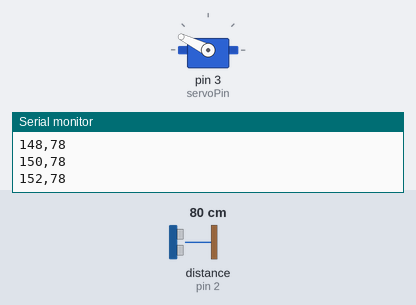
Simulated run of this sketch. Board: Arduino Uno, built with avr-gcc and run on an emulated ATmega328P. On the bench: servo, the last lines printed to the serial monitor. Wiring (inferred from the names in the program): ultrasonic range finder: trigger pin 5; echo pin 2. Inputs (shaded band) come from the test bench; at power-on: distance to the obstacle (sensor on pin 2) 80 cm. The echo pulse lasts 58.3 µs per cm.

Above: at 1.2 s.
1.3 s: distance to the obstacle (sensor on pin 2) set to 299 cm
At 1.49 s:
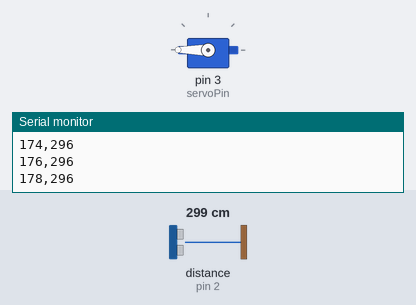
4.3 s: distance to the obstacle (sensor on pin 2) set to 18 cm
At 5.0 s:
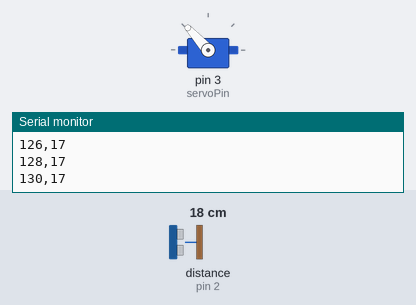
7.3 s: distance to the obstacle (sensor on pin 2) set to 2 cm
At 7.9 s:
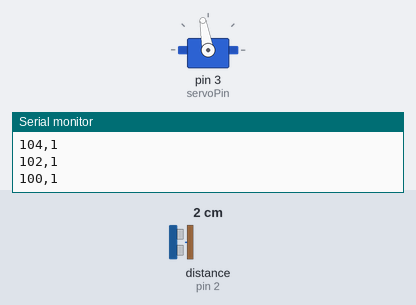
10.3 s: distance to the obstacle (sensor on pin 2) set to 4 cm
Timing chart, 0 to 14.3 s (numbered marks = the images above; inputs shaded):
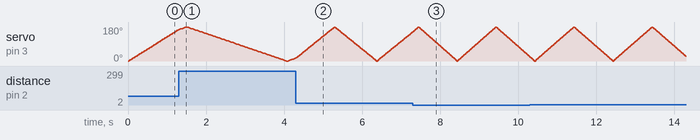

The sketch:

TrafficPredictor.ino
```cpp
/*This is the code for element14 IoT on wheels design contest traffic predictor project
 * https://www.element14.com/community/community/design-challenges/iot-on-wheels/
 *
 * Author : Dixon Selvan
 * Date   : November 08, 2017
 * Project: Traffic Predictor and Auto Pilot
 * Website: https://traffic-predictor.000webhostapp.com/
 *
 * Hardware components
 * -----------------------------------
 * 1. Nucleo-L476RG microcontroller board
 * 2. HC-05 Bluetooth module
 * 3. HC-SR04 Ultrasonic Sensor
 * 4. Servo motor
 *
 * Nucleo-L476RG  |   Bluetooth module
 * ------------------------------------
 *      5V        |         5V
 *      Gnd       |         Gnd
 *      TX        |         CN3 RX
 *      RX        |         CN3 TX
 */
#include <Servo.h>

//Servo variables and constants
Servo myservo;
int pos = 0;
int servoPin = 3;//Nucleo pin D3

//Ultrasonic sensor variables and constants
int trigPin = 5;//Nucleo pin D5
int echoPin = 2;//Nucleo pin D2

//General variables and constants
long duration;
int distance;

void setup() {
  // put your setup code here, to run once:
  pinMode(trigPin, OUTPUT);
  pinMode(echoPin, INPUT);

  Serial.begin(38400);//Serial Connection begin

  myservo.attach(servoPin);//Attaching servo pin
}

void loop() {
  // put your main code here, to run repeatedly:
  servoRotate();
}

void servoRotate()
{
  //Servo rotate from 0 to 180
  for(pos = 0; pos <= 180; pos += 2){
    myservo.write(pos);
    delay(10);

    distance = calculateDistance();

    //Send Data in the format -> (position, distance)
    Serial.print(pos);
    Serial.print(",");
    Serial.print(distance);
    Serial.println();
  }

  //Servo rotate from 180 to 0
  for(pos = 180; pos >= 0; pos -= 2){
    myservo.write(pos);
    delay(10);
    distance = calculateDistance();
    Serial.print(pos);
    Serial.print(",");
    Serial.print(distance);
    Serial.println();
  }
}

int calculateDistance()
{
  //Code to calculate Distance from Duration
  digitalWrite(trigPin, LOW);
  delayMicroseconds(1);
  digitalWrite(trigPin, HIGH);
  delayMicroseconds(1);
  digitalWrite(trigPin, LOW);
  duration = pulseIn(echoPin, HIGH);
  distance= duration*0.034/2;
  return distance;
}
```
